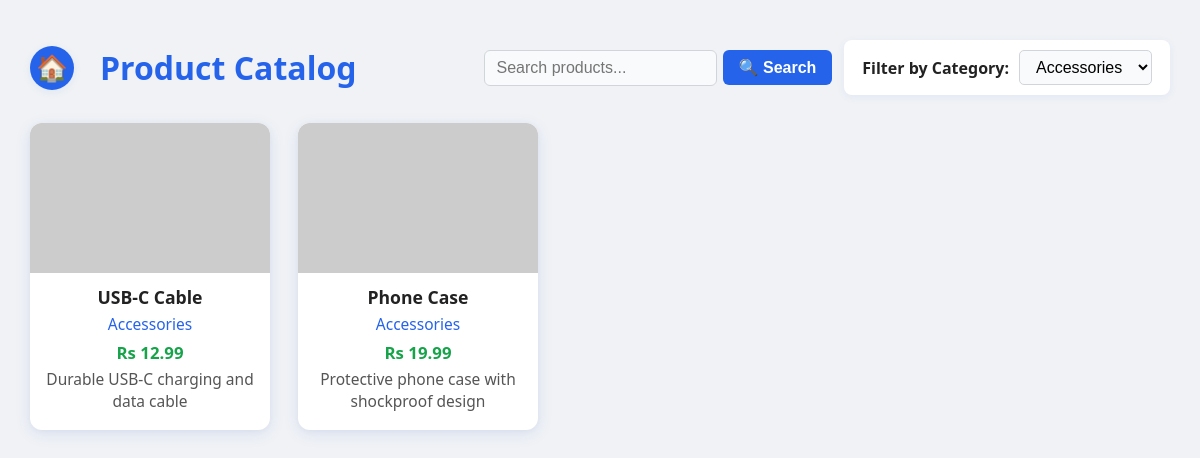
/public/product_list.php?category=Accessories (signed in), run on the app's committed database.
### tables this page shows
CREATE TABLE IF NOT EXISTS `products` (
  `id` INT AUTO_INCREMENT PRIMARY KEY,
  `name` VARCHAR(255) NOT NULL,
  `category` VARCHAR(100) NOT NULL,
  `price` DECIMAL(10, 2) NOT NULL,
  `description` TEXT,
  `image` VARCHAR(255),
  `stock` INT DEFAULT 100,
  `created_at` TIMESTAMP DEFAULT CURRENT_TIMESTAMP,
  `updated_at` TIMESTAMP DEFAULT CURRENT_TIMESTAMP ON UPDATE CURRENT_TIMESTAMP,
  INDEX `idx_category` (`category`),
  INDEX `idx_name` (`name`)
);

### public/product_list.php (the view, shortened to what this page needs)
<?php
require_once 'init.php';
$category = $_GET['category'] ?? '';
$query = "SELECT * FROM products WHERE 1";
$params = [];
if ($category) {
    $query .= " AND category = ?";
    $params[] = $category;
}
$stmt = $pdo->prepare($query);
$stmt->execute($params);
$products = $stmt->fetchAll(PDO::FETCH_ASSOC);
$catStmt = $pdo->query("SELECT DISTINCT category FROM products");
$categories = $catStmt->fetchAll(PDO::FETCH_COLUMN);
?>
<!DOCTYPE html>
<html lang="en">
<head>
</head>
<body>
<div class="container">
    <div class="catalog-header">
        <div class="catalog-left">
            <a href="../dashboard.php" class="dashboard-icon-link" title="Go to Dashboard">
                <span>🏠</span>
            </a>
            <h2>Product Catalog</h2>
        </div>
        <form class="search-form" method="get" action="product_list.php">
            <input type="text" name="search" placeholder="Search products..." value="<?= htmlspecialchars($_GET['search'] ?? '') ?>">
            <button type="submit">🔍 Search</button>
        </form>
        <form class="filter-form" method="get">
            <label for="category">Filter by Category:</label>
            <select name="category" id="category" onchange="this.form.submit()">
                <?php foreach ($categories as $cat): ?>
                    <option value="<?= htmlspecialchars($cat) ?>" <?= $cat === $category ? 'selected' : '' ?>>
                        <?= htmlspecialchars($cat) ?>
                    </option>
                <?php endforeach; ?>
            </select>
        </form>
    </div>
    <div class="product-grid">
        <?php if (empty($products)): ?>
            <div style="width:100%;text-align:center;color:#888;font-size:1.2rem;padding:40px 0;">
                No products found.
            </div>
        <?php else: ?>
            <?php foreach ($products as $product): ?>
                <div class="product-card">
                    <?php if (!empty($product['image'])): ?>
                        <img src="../images/<?= htmlspecialchars($product['image']) ?>" alt="Product Image">
                    <?php else: ?>
                        <img src="https://via.placeholder.com/240x150?text=No+Image" alt="Product Image">
                    <?php endif; ?>
                    <div class="product-name"><?= htmlspecialchars($product['name']) ?></div>
                    <div class="product-category"><?= htmlspecialchars($product['category']) ?></div>
                    <div class="product-price">Rs <?= htmlspecialchars($product['price']) ?></div>
                    <div class="product-desc"><?= htmlspecialchars($product['description']) ?></div>
                </div>
            <?php endforeach; ?>
        <?php endif; ?>
    </div>
</div>
</body>

### public/product_list.php (style rules this page uses)
body { font-family: 'Segoe UI', Arial, sans-serif; background: #f0f2f5; margin: 0; min-height: 100vh; }
.container { width: 95%; max-width: 1200px; margin: 40px auto 0 auto; }
.catalog-header { display: flex; justify-content: space-between; align-items: center; margin-bottom: 28px; gap: 12px; flex-wrap: wrap; }
.catalog-left { display: flex; align-items: center; gap: 18px; }
.dashboard-icon-link { display: flex; align-items: center; justify-content: center; width: 44px; height: 44px; background: #2563eb; border-radius: 50%; text-decoration: none; margin-right: 8px; box-shadow: 0 2px 8px rgba(37,99,235,0.08); transition: background 0.2s, box-shadow 0.2s; }
.dashboard-icon-link span { font-size: 1.6rem; color: #fff; }
.catalog-header h2 { color: #2563eb; font-size: 2rem; font-weight: 700; margin: 0; }
.search-form { display: flex; align-items: center; gap: 6px; margin-left: auto; }
.search-form input[type="text"] { padding: 8px 12px; border-radius: 6px; border: 1.5px solid #d1d5db; font-size: 1rem; background: #f9fafb; transition: border-color 0.3s; }
.search-form button { background: #2563eb; color: #fff; border: none; border-radius: 6px; padding: 8px 16px; font-size: 1rem; font-weight: 600; cursor: pointer; transition: background 0.2s; }
.filter-form { background: #fff; border-radius: 8px; padding: 10px 18px; box-shadow: 0 2px 8px rgba(37,99,235,0.07); display: flex; align-items: center; gap: 10px; }
.filter-form label { font-weight: 600; color: #222; font-size: 1rem; }
.filter-form select { padding: 7px 12px; border-radius: 5px; border: 1.5px solid #d1d5db; font-size: 1rem; background: #f9fafb; transition: border-color 0.3s; }
.product-grid { display: flex; flex-wrap: wrap; gap: 28px; justify-content: flex-start; }
.product-card { background: #fff; border-radius: 12px; box-shadow: 0 4px 16px rgba(37,99,235,0.10), 0 1.5px 6px rgba(0,0,0,0.04); width: 240px; padding: 0 0 18px 0; display: flex; flex-direction: column; align-items: center; transition: box-shadow 0.2s; text-align: center; position: relative; }
.product-card img { width: 100%; height: 150px; object-fit: cover; border-radius: 12px 12px 0 0; background: #f3f4f6; }
.product-card .product-name { font-size: 1.1rem; font-weight: 700; margin: 12px 0 4px 0; color: #222; }
.product-card .product-category { font-size: 0.97rem; color: #2563eb; margin-bottom: 6px; }
.product-card .product-price { font-size: 1.05rem; color: #16a34a; font-weight: 600; margin-bottom: 4px; }
.product-card .product-desc { font-size: 0.97rem; color: #555; margin-bottom: 0; padding: 0 10px; }

### data on the page
products: name "USB-C Cable", category "Accessories", price "12.99", description "Durable USB-C charging and data cable"
products: name "Phone Case", category "Accessories", price "19.99", description "Protective phone case with shockproof design"

### other printed values
form field category "Accessories"
